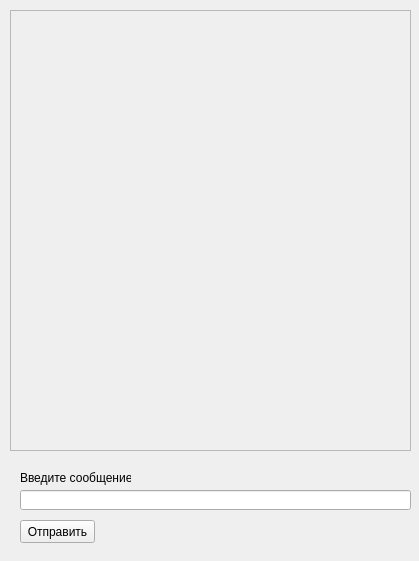
<?xml version="1.0" encoding="UTF-8"?>
<ui version="4.0">
 <class>Form_main</class>
 <widget class="QWidget" name="Form_main">
  <property name="geometry">
   <rect>
    <x>0</x>
    <y>0</y>
    <width>419</width>
    <height>561</height>
   </rect>
  </property>
  <property name="minimumSize">
   <size>
    <width>419</width>
    <height>460</height>
   </size>
  </property>
  <property name="maximumSize">
   <size>
    <width>1000</width>
    <height>1000</height>
   </size>
  </property>
  <property name="windowTitle">
   <string>Общение</string>
  </property>
  <widget class="QPlainTextEdit" name="plainTextEdit">
   <property name="enabled">
    <bool>false</bool>
   </property>
   <property name="geometry">
    <rect>
     <x>10</x>
     <y>10</y>
     <width>401</width>
     <height>441</height>
    </rect>
   </property>
   <property name="minimumSize">
    <size>
     <width>401</width>
     <height>441</height>
    </size>
   </property>
   <property name="maximumSize">
    <size>
     <width>1000</width>
     <height>1000</height>
    </size>
   </property>
  </widget>
  <widget class="QLabel" name="label">
   <property name="geometry">
    <rect>
     <x>20</x>
     <y>470</y>
     <width>111</width>
     <height>16</height>
    </rect>
   </property>
   <property name="text">
    <string>Введите сообщение</string>
   </property>
  </widget>
  <widget class="QLineEdit" name="lineEdit_message">
   <property name="geometry">
    <rect>
     <x>20</x>
     <y>490</y>
     <width>391</width>
     <height>20</height>
    </rect>
   </property>
  </widget>
  <widget class="QPushButton" name="pushButton_enter">
   <property name="geometry">
    <rect>
     <x>20</x>
     <y>520</y>
     <width>75</width>
     <height>23</height>
    </rect>
   </property>
   <property name="text">
    <string>Отправить</string>
   </property>
  </widget>
 </widget>
 <resources/>
 <connections/>
</ui>
